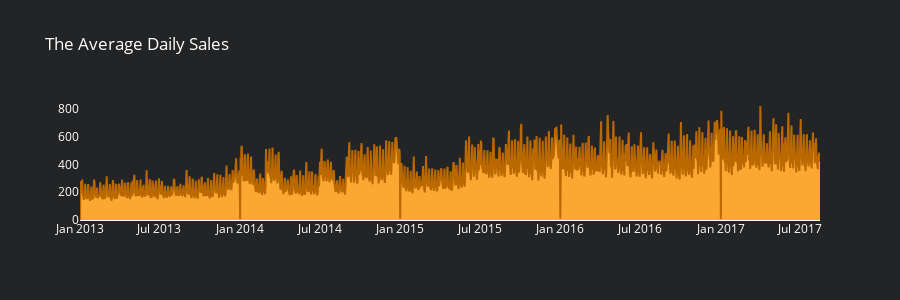

The code cell stored with this chart in its notebook:
### Code cell
df_day_sa = df_train1.groupby('date').agg({"sales" : "mean"}).reset_index()
fig6 = go.Figure(data=[go.Scatter(x=df_day_sa['date'], y=df_day_sa['sales'], fill='tozeroy', fillcolor='#FAA831', line_color='#bA6800')])
fig6.update_layout(title_text='The Average Daily Sales',height=300,paper_bgcolor='#232425',plot_bgcolor='#232425',
                font=dict(
                size=12,
                color='white'))
fig6.update_xaxes(showgrid=False)
fig6.update_yaxes(showgrid=False)

### Figure 1 — Plotly figure (JSON) as saved in the notebook; plotly's stock layout.template omitted (floating-point values rounded to 4 significant figures; data arrays with more than 128 entries replaced by an {"elided": "..."} marker saying what was removed)
{"data": [{"fill": "tozeroy", "fillcolor": "#FAA831", "line": {"color": "#bA6800"}, "type": "scatter", "x": {"elided": "1684 str values"}, "y": {"elided": "1684 float values"}}], "layout": {"font": {"color": "white", "size": 12}, "height": 300, "paper_bgcolor": "#232425", "plot_bgcolor": "#232425", "title": {"text": "The Average Daily Sales"}, "xaxis": {"showgrid": false}, "yaxis": {"showgrid": false}}}
